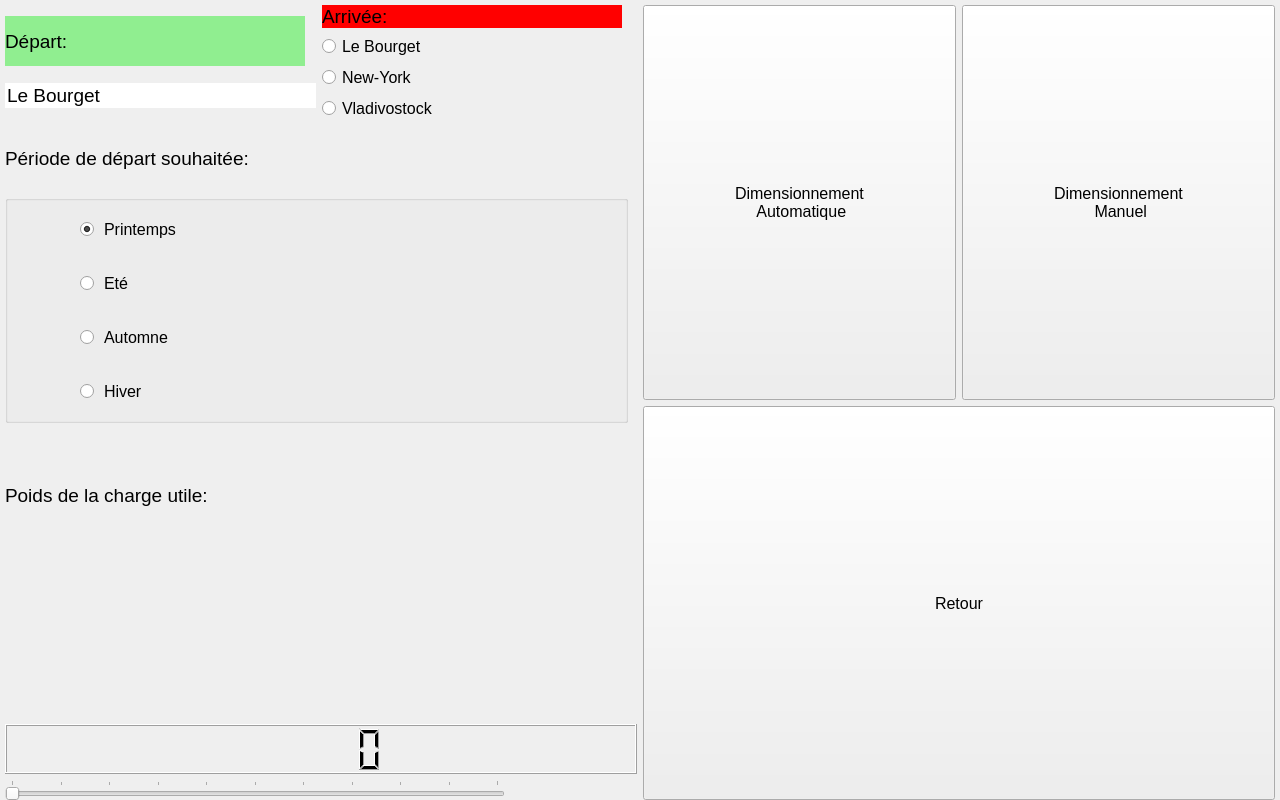
<?xml version="1.0" encoding="UTF-8"?>
<ui version="4.0">
 <class>MainWindow</class>
 <widget class="QMainWindow" name="MainWindow">
  <property name="geometry">
   <rect>
    <x>0</x>
    <y>0</y>
    <width>1280</width>
    <height>800</height>
   </rect>
  </property>
  <property name="maximumSize">
   <size>
    <width>1280</width>
    <height>800</height>
   </size>
  </property>
  <property name="font">
   <font>
    <pointsize>12</pointsize>
   </font>
  </property>
  <property name="windowTitle">
   <string>MainWindow</string>
  </property>
  <property name="styleSheet">
   <string notr="true"/>
  </property>
  <widget class="QWidget" name="centralWidget">
   <property name="maximumSize">
    <size>
     <width>1280</width>
     <height>800</height>
    </size>
   </property>
   <layout class="QHBoxLayout" name="horizontalLayout_2" stretch="50,50">
    <property name="leftMargin">
     <number>0</number>
    </property>
    <property name="topMargin">
     <number>0</number>
    </property>
    <property name="rightMargin">
     <number>0</number>
    </property>
    <property name="bottomMargin">
     <number>0</number>
    </property>
    <item>
     <layout class="QHBoxLayout" name="horizontalLayout">
      <item>
       <layout class="QHBoxLayout" name="horizontalLayout_3">
        <item>
         <layout class="QVBoxLayout" name="verticalLayout_3" stretch="10,40,50">
          <property name="topMargin">
           <number>5</number>
          </property>
          <item>
           <layout class="QVBoxLayout" name="verticalLayout_8">
            <property name="sizeConstraint">
             <enum>QLayout::SetMinAndMaxSize</enum>
            </property>
            <item>
             <layout class="QHBoxLayout" name="horizontalLayout_5" stretch="50,50">
              <item>
               <layout class="QHBoxLayout" name="horizontalLayout_6">
                <item>
                 <layout class="QVBoxLayout" name="verticalLayout_10" stretch="10,90">
                  <property name="sizeConstraint">
                   <enum>QLayout::SetFixedSize</enum>
                  </property>
                  <item>
                   <layout class="QVBoxLayout" name="verticalLayout_12">
                    <property name="sizeConstraint">
                     <enum>QLayout::SetFixedSize</enum>
                    </property>
                    <property name="leftMargin">
                     <number>5</number>
                    </property>
                    <item>
                     <widget class="QLabel" name="label">
                      <property name="maximumSize">
                       <size>
                        <width>300</width>
                        <height>50</height>
                       </size>
                      </property>
                      <property name="font">
                       <font>
                        <pointsize>14</pointsize>
                       </font>
                      </property>
                      <property name="styleSheet">
                       <string notr="true">background-color:lightgreen</string>
                      </property>
                      <property name="text">
                       <string>Départ:</string>
                      </property>
                     </widget>
                    </item>
                   </layout>
                  </item>
                  <item>
                   <layout class="QVBoxLayout" name="verticalLayout_11">
                    <property name="sizeConstraint">
                     <enum>QLayout::SetFixedSize</enum>
                    </property>
                    <property name="leftMargin">
                     <number>5</number>
                    </property>
                    <item>
                     <widget class="QLineEdit" name="lineEdit">
                      <property name="enabled">
                       <bool>true</bool>
                      </property>
                      <property name="font">
                       <font>
                        <pointsize>14</pointsize>
                       </font>
                      </property>
                      <property name="mouseTracking">
                       <bool>false</bool>
                      </property>
                      <property name="styleSheet">
                       <string notr="true">border-radius:20px</string>
                      </property>
                      <property name="text">
                       <string>Le Bourget</string>
                      </property>
                      <property name="frame">
                       <bool>false</bool>
                      </property>
                     </widget>
                    </item>
                   </layout>
                  </item>
                 </layout>
                </item>
               </layout>
              </item>
              <item>
               <layout class="QHBoxLayout" name="horizontalLayout_7">
                <item>
                 <layout class="QVBoxLayout" name="verticalLayout_13" stretch="10,90">
                  <item>
                   <layout class="QVBoxLayout" name="verticalLayout_14">
                    <item>
                     <widget class="QLabel" name="label_2">
                      <property name="maximumSize">
                       <size>
                        <width>300</width>
                        <height>50</height>
                       </size>
                      </property>
                      <property name="font">
                       <font>
                        <pointsize>14</pointsize>
                       </font>
                      </property>
                      <property name="styleSheet">
                       <string notr="true">background-color:red</string>
                      </property>
                      <property name="text">
                       <string>Arrivée:</string>
                      </property>
                     </widget>
                    </item>
                   </layout>
                  </item>
                  <item>
                   <layout class="QVBoxLayout" name="verticalLayout_15">
                    <item>
                     <widget class="QRadioButton" name="radioButton_Bourget">
                      <property name="font">
                       <font>
                        <pointsize>12</pointsize>
                        <kerning>true</kerning>
                       </font>
                      </property>
                      <property name="text">
                       <string>Le Bourget</string>
                      </property>
                     </widget>
                    </item>
                    <item>
                     <widget class="QRadioButton" name="radioButton_NY">
                      <property name="font">
                       <font>
                        <pointsize>12</pointsize>
                       </font>
                      </property>
                      <property name="styleSheet">
                       <string notr="true"/>
                      </property>
                      <property name="text">
                       <string>New-York</string>
                      </property>
                     </widget>
                    </item>
                    <item>
                     <widget class="QRadioButton" name="radioButton_Vladivostock">
                      <property name="font">
                       <font>
                        <pointsize>12</pointsize>
                       </font>
                      </property>
                      <property name="styleSheet">
                       <string notr="true"/>
                      </property>
                      <property name="text">
                       <string>Vladivostock</string>
                      </property>
                     </widget>
                    </item>
                   </layout>
                  </item>
                 </layout>
                </item>
               </layout>
              </item>
             </layout>
            </item>
           </layout>
          </item>
          <item>
           <layout class="QVBoxLayout" name="verticalLayout_19" stretch="10,90">
            <property name="leftMargin">
             <number>5</number>
            </property>
            <item>
             <layout class="QVBoxLayout" name="verticalLayout_22">
              <item>
               <widget class="QLabel" name="label_3">
                <property name="font">
                 <font>
                  <pointsize>14</pointsize>
                 </font>
                </property>
                <property name="text">
                 <string>Période de départ souhaitée:</string>
                </property>
               </widget>
              </item>
             </layout>
            </item>
            <item>
             <layout class="QVBoxLayout" name="verticalLayout_18">
              <item>
               <widget class="QGroupBox" name="groupBox_2">
                <property name="sizePolicy">
                 <sizepolicy hsizetype="Expanding" vsizetype="Expanding">
                  <horstretch>0</horstretch>
                  <verstretch>0</verstretch>
                 </sizepolicy>
                </property>
                <property name="maximumSize">
                 <size>
                  <width>623</width>
                  <height>228</height>
                 </size>
                </property>
                <property name="title">
                 <string/>
                </property>
                <layout class="QHBoxLayout" name="horizontalLayout_8">
                 <property name="spacing">
                  <number>10</number>
                 </property>
                 <property name="leftMargin">
                  <number>0</number>
                 </property>
                 <property name="topMargin">
                  <number>0</number>
                 </property>
                 <property name="rightMargin">
                  <number>0</number>
                 </property>
                 <property name="bottomMargin">
                  <number>0</number>
                 </property>
                 <item>
                  <layout class="QVBoxLayout" name="verticalLayout_5">
                   <property name="sizeConstraint">
                    <enum>QLayout::SetDefaultConstraint</enum>
                   </property>
                   <property name="leftMargin">
                    <number>10</number>
                   </property>
                   <property name="rightMargin">
                    <number>10</number>
                   </property>
                   <item>
                    <widget class="QRadioButton" name="radioButton_Printemps">
                     <property name="sizePolicy">
                      <sizepolicy hsizetype="Fixed" vsizetype="Fixed">
                       <horstretch>0</horstretch>
                       <verstretch>0</verstretch>
                      </sizepolicy>
                     </property>
                     <property name="maximumSize">
                      <size>
                       <width>200</width>
                       <height>40</height>
                      </size>
                     </property>
                     <property name="font">
                      <font>
                       <pointsize>12</pointsize>
                      </font>
                     </property>
                     <property name="autoFillBackground">
                      <bool>false</bool>
                     </property>
                     <property name="styleSheet">
                      <string notr="true">spacing: 10px;


</string>
                     </property>
                     <property name="text">
                      <string>Printemps</string>
                     </property>
                     <property name="checked">
                      <bool>true</bool>
                     </property>
                    </widget>
                   </item>
                   <item>
                    <widget class="QRadioButton" name="radioButton_Ete">
                     <property name="sizePolicy">
                      <sizepolicy hsizetype="Fixed" vsizetype="Fixed">
                       <horstretch>0</horstretch>
                       <verstretch>0</verstretch>
                      </sizepolicy>
                     </property>
                     <property name="maximumSize">
                      <size>
                       <width>200</width>
                       <height>40</height>
                      </size>
                     </property>
                     <property name="cursor">
                      <cursorShape>ArrowCursor</cursorShape>
                     </property>
                     <property name="autoFillBackground">
                      <bool>false</bool>
                     </property>
                     <property name="styleSheet">
                      <string notr="true">spacing: 10px;</string>
                     </property>
                     <property name="text">
                      <string>Eté</string>
                     </property>
                    </widget>
                   </item>
                   <item>
                    <widget class="QRadioButton" name="radioButton_Automne">
                     <property name="sizePolicy">
                      <sizepolicy hsizetype="Fixed" vsizetype="Fixed">
                       <horstretch>0</horstretch>
                       <verstretch>0</verstretch>
                      </sizepolicy>
                     </property>
                     <property name="maximumSize">
                      <size>
                       <width>200</width>
                       <height>40</height>
                      </size>
                     </property>
                     <property name="styleSheet">
                      <string notr="true">spacing: 10px;</string>
                     </property>
                     <property name="text">
                      <string>Automne</string>
                     </property>
                    </widget>
                   </item>
                   <item>
                    <widget class="QRadioButton" name="radioButton_Hiver">
                     <property name="sizePolicy">
                      <sizepolicy hsizetype="Fixed" vsizetype="Fixed">
                       <horstretch>0</horstretch>
                       <verstretch>0</verstretch>
                      </sizepolicy>
                     </property>
                     <property name="maximumSize">
                      <size>
                       <width>200</width>
                       <height>40</height>
                      </size>
                     </property>
                     <property name="styleSheet">
                      <string notr="true">spacing: 10px;</string>
                     </property>
                     <property name="text">
                      <string>Hiver</string>
                     </property>
                    </widget>
                   </item>
                  </layout>
                 </item>
                 <item>
                  <widget class="QLabel" name="label_saison">
                   <property name="sizePolicy">
                    <sizepolicy hsizetype="Expanding" vsizetype="Expanding">
                     <horstretch>0</horstretch>
                     <verstretch>0</verstretch>
                    </sizepolicy>
                   </property>
                   <property name="maximumSize">
                    <size>
                     <width>200</width>
                     <height>200</height>
                    </size>
                   </property>
                   <property name="text">
                    <string/>
                   </property>
                   <property name="pixmap">
                    <pixmap resource="images.qrc">:/images/images/printemps.png</pixmap>
                   </property>
                   <property name="scaledContents">
                    <bool>true</bool>
                   </property>
                  </widget>
                 </item>
                </layout>
               </widget>
              </item>
             </layout>
            </item>
           </layout>
          </item>
          <item>
           <layout class="QVBoxLayout" name="verticalLayout_7" stretch="10,90">
            <property name="leftMargin">
             <number>5</number>
            </property>
            <item>
             <layout class="QVBoxLayout" name="verticalLayout_17">
              <item>
               <widget class="QLabel" name="label_6">
                <property name="font">
                 <font>
                  <pointsize>14</pointsize>
                 </font>
                </property>
                <property name="text">
                 <string>Poids de la charge utile:</string>
                </property>
               </widget>
              </item>
             </layout>
            </item>
            <item>
             <layout class="QVBoxLayout" name="verticalLayout_16">
              <item>
               <layout class="QVBoxLayout" name="verticalLayout_20">
                <item>
                 <widget class="QLabel" name="label_dirigeable">
                  <property name="sizePolicy">
                   <sizepolicy hsizetype="Fixed" vsizetype="Fixed">
                    <horstretch>0</horstretch>
                    <verstretch>0</verstretch>
                   </sizepolicy>
                  </property>
                  <property name="maximumSize">
                   <size>
                    <width>650</width>
                    <height>150</height>
                   </size>
                  </property>
                  <property name="text">
                   <string/>
                  </property>
                  <property name="pixmap">
                   <pixmap resource="images.qrc">:/images/images/blimp-moyen.png</pixmap>
                  </property>
                  <property name="scaledContents">
                   <bool>true</bool>
                  </property>
                  <property name="alignment">
                   <set>Qt::AlignCenter</set>
                  </property>
                 </widget>
                </item>
                <item>
                 <widget class="QLCDNumber" name="lcdNumber_charge">
                  <property name="maximumSize">
                   <size>
                    <width>16777215</width>
                    <height>50</height>
                   </size>
                  </property>
                  <property name="font">
                   <font>
                    <pointsize>8</pointsize>
                   </font>
                  </property>
                 </widget>
                </item>
                <item>
                 <widget class="QSlider" name="horizontalSlider">
                  <property name="sizePolicy">
                   <sizepolicy hsizetype="Fixed" vsizetype="Fixed">
                    <horstretch>0</horstretch>
                    <verstretch>0</verstretch>
                   </sizepolicy>
                  </property>
                  <property name="maximumSize">
                   <size>
                    <width>500</width>
                    <height>16777215</height>
                   </size>
                  </property>
                  <property name="minimum">
                   <number>0</number>
                  </property>
                  <property name="maximum">
                   <number>200</number>
                  </property>
                  <property name="singleStep">
                   <number>1</number>
                  </property>
                  <property name="pageStep">
                   <number>1</number>
                  </property>
                  <property name="orientation">
                   <enum>Qt::Horizontal</enum>
                  </property>
                  <property name="tickPosition">
                   <enum>QSlider::TicksAbove</enum>
                  </property>
                  <property name="tickInterval">
                   <number>20</number>
                  </property>
                 </widget>
                </item>
               </layout>
              </item>
             </layout>
            </item>
           </layout>
          </item>
         </layout>
        </item>
       </layout>
      </item>
     </layout>
    </item>
    <item>
     <layout class="QHBoxLayout" name="horizontalLayout_4">
      <property name="rightMargin">
       <number>5</number>
      </property>
      <item>
       <layout class="QVBoxLayout" name="verticalLayout" stretch="60,10,10">
        <property name="sizeConstraint">
         <enum>QLayout::SetDefaultConstraint</enum>
        </property>
        <item>
         <layout class="QVBoxLayout" name="verticalLayout_4">
          <property name="topMargin">
           <number>5</number>
          </property>
         </layout>
        </item>
        <item>
         <layout class="QVBoxLayout" name="verticalLayout_9" stretch="90">
          <item>
           <layout class="QHBoxLayout" name="horizontalLayout_15" stretch="50,50">
            <item>
             <layout class="QHBoxLayout" name="horizontalLayout_21">
              <item>
               <widget class="QPushButton" name="pushButton_DimAuto">
                <property name="maximumSize">
                 <size>
                  <width>1280</width>
                  <height>800</height>
                 </size>
                </property>
                <property name="text">
                 <string>Dimensionnement  
 Automatique</string>
                </property>
               </widget>
              </item>
             </layout>
            </item>
            <item>
             <layout class="QHBoxLayout" name="horizontalLayout_20">
              <item>
               <widget class="QPushButton" name="pushButton_DimManu">
                <property name="maximumSize">
                 <size>
                  <width>1280</width>
                  <height>800</height>
                 </size>
                </property>
                <property name="text">
                 <string>Dimensionnement 
 Manuel</string>
                </property>
               </widget>
              </item>
             </layout>
            </item>
           </layout>
          </item>
         </layout>
        </item>
        <item>
         <layout class="QVBoxLayout" name="verticalLayout_2">
          <item>
           <layout class="QHBoxLayout" name="horizontalLayout_11">
            <item>
             <layout class="QHBoxLayout" name="horizontalLayout_12">
              <item>
               <widget class="QPushButton" name="pushButton_Retour">
                <property name="maximumSize">
                 <size>
                  <width>1280</width>
                  <height>800</height>
                 </size>
                </property>
                <property name="text">
                 <string>Retour</string>
                </property>
               </widget>
              </item>
             </layout>
            </item>
           </layout>
          </item>
         </layout>
        </item>
       </layout>
      </item>
     </layout>
    </item>
   </layout>
  </widget>
  <widget class="QMenuBar" name="menuBar">
   <property name="geometry">
    <rect>
     <x>0</x>
     <y>0</y>
     <width>1280</width>
     <height>26</height>
    </rect>
   </property>
  </widget>
 </widget>
 <layoutdefault spacing="6" margin="11"/>
 <resources>
  <include location="images.qrc"/>
 </resources>
 <connections/>
</ui>
